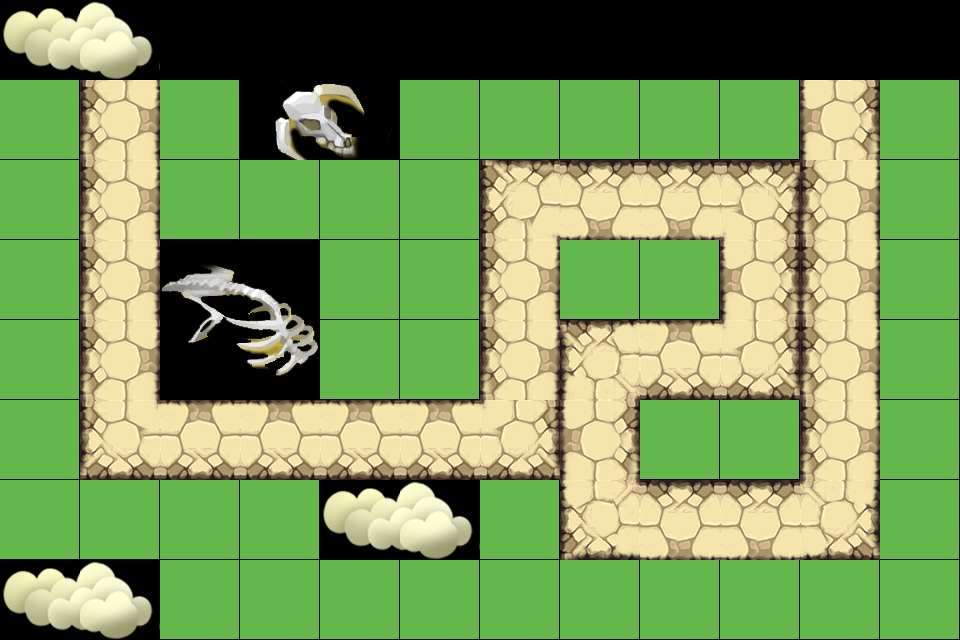

This is a level from a 2D game, rendered from its Tiled map with the project's own tilesets. A one-line summary and the map file follow, with tile-layer data summarised:
An orthogonal 12x8 tile map with 80x80 px tiles, 2 tile layers (main, meta) and 10 objects.

<map version="1.0" orientation="orthogonal" renderorder="right-down" width="12" height="8" tilewidth="80" tileheight="80" nextobjectid="14">
 <tileset firstgid="1" name="towerBlocks" tilewidth="80" tileheight="80" spacing="1">
  <image source="TileResource/towerBlocks.png" width="512" height="512" />
  <tile id="26">
   <properties>
    <property name="Build" value="True" />
   </properties>
  </tile>
 </tileset>
 <layer name="main" width="12" height="8">
  <data>[96 cells, 46 non-empty, 23 distinct tile ids]</data>
 </layer>
 <objectgroup name="Walk">
  <object id="1" x="110" y="120" width="20" height="18" />
  <object id="2" x="110" y="420" width="22" height="21" />
  <object id="3" x="510" y="420" width="18" height="20" />
  <object id="4" x="510" y="200" width="20" height="18" />
  <object id="5" x="763" y="200" width="15" height="23" />
  <object id="6" x="747" y="341" width="25" height="28" />
  <object id="7" x="592" y="353" width="23" height="15" />
  <object id="8" x="582" y="504" width="57" height="22" />
  <object id="9" x="827" y="502" width="25" height="22" />
  <object id="11" x="833" y="105" width="11" height="19" />
 </objectgroup>
 <layer name="meta" width="12" height="8">
  <data>[96 cells, 44 non-empty, 1 distinct tile ids]</data>
 </layer>
</map>
